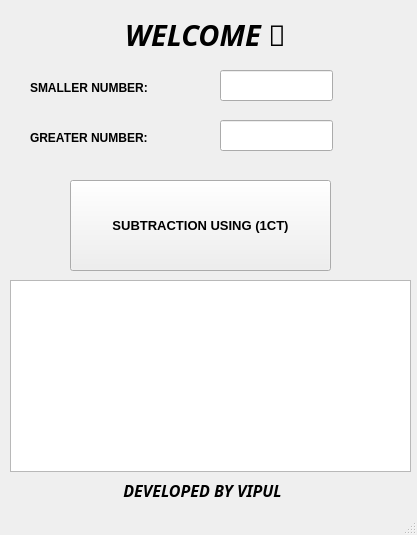
<?xml version="1.0" encoding="UTF-8"?>
<ui version="4.0">
 <class>MainWindow</class>
 <widget class="QMainWindow" name="MainWindow">
  <property name="geometry">
   <rect>
    <x>0</x>
    <y>0</y>
    <width>417</width>
    <height>535</height>
   </rect>
  </property>
  <property name="minimumSize">
   <size>
    <width>417</width>
    <height>535</height>
   </size>
  </property>
  <property name="maximumSize">
   <size>
    <width>417</width>
    <height>535</height>
   </size>
  </property>
  <property name="font">
   <font>
    <family>MS Shell Dlg 2</family>
   </font>
  </property>
  <property name="windowTitle">
   <string>VD</string>
  </property>
  <property name="iconSize">
   <size>
    <width>30</width>
    <height>30</height>
   </size>
  </property>
  <widget class="QWidget" name="centralwidget">
   <widget class="QLabel" name="label">
    <property name="geometry">
     <rect>
      <x>30</x>
      <y>80</y>
      <width>151</width>
      <height>16</height>
     </rect>
    </property>
    <property name="font">
     <font>
      <pointsize>9</pointsize>
      <weight>75</weight>
      <italic>false</italic>
      <bold>true</bold>
     </font>
    </property>
    <property name="text">
     <string>SMALLER NUMBER:</string>
    </property>
   </widget>
   <widget class="QLabel" name="label_2">
    <property name="geometry">
     <rect>
      <x>30</x>
      <y>130</y>
      <width>151</width>
      <height>16</height>
     </rect>
    </property>
    <property name="font">
     <font>
      <pointsize>9</pointsize>
      <weight>75</weight>
      <bold>true</bold>
     </font>
    </property>
    <property name="text">
     <string>GREATER NUMBER:</string>
    </property>
   </widget>
   <widget class="QLabel" name="label_3">
    <property name="geometry">
     <rect>
      <x>0</x>
      <y>470</y>
      <width>401</width>
      <height>41</height>
     </rect>
    </property>
    <property name="font">
     <font>
      <family>Calisto MT</family>
      <pointsize>12</pointsize>
      <weight>75</weight>
      <italic>true</italic>
      <bold>true</bold>
     </font>
    </property>
    <property name="text">
     <string> DEVELOPED BY VIPUL</string>
    </property>
    <property name="alignment">
     <set>Qt::AlignCenter</set>
    </property>
   </widget>
   <widget class="QPushButton" name="pushButton">
    <property name="geometry">
     <rect>
      <x>70</x>
      <y>180</y>
      <width>261</width>
      <height>91</height>
     </rect>
    </property>
    <property name="font">
     <font>
      <pointsize>10</pointsize>
      <weight>75</weight>
      <bold>true</bold>
     </font>
    </property>
    <property name="text">
     <string>SUBTRACTION USING (1CT)</string>
    </property>
   </widget>
   <widget class="QLineEdit" name="lineEdit1">
    <property name="geometry">
     <rect>
      <x>220</x>
      <y>70</y>
      <width>113</width>
      <height>31</height>
     </rect>
    </property>
   </widget>
   <widget class="QLineEdit" name="lineEdit2">
    <property name="geometry">
     <rect>
      <x>220</x>
      <y>120</y>
      <width>113</width>
      <height>31</height>
     </rect>
    </property>
   </widget>
   <widget class="QTextBrowser" name="tb">
    <property name="geometry">
     <rect>
      <x>10</x>
      <y>280</y>
      <width>401</width>
      <height>192</height>
     </rect>
    </property>
   </widget>
   <widget class="QLabel" name="label_4">
    <property name="geometry">
     <rect>
      <x>10</x>
      <y>9</y>
      <width>391</width>
      <height>51</height>
     </rect>
    </property>
    <property name="font">
     <font>
      <family>Baskerville Old Face</family>
      <pointsize>22</pointsize>
      <weight>75</weight>
      <italic>true</italic>
      <bold>true</bold>
      <underline>false</underline>
      <kerning>true</kerning>
     </font>
    </property>
    <property name="text">
     <string>WELCOME 👀</string>
    </property>
    <property name="alignment">
     <set>Qt::AlignCenter</set>
    </property>
   </widget>
  </widget>
  <widget class="QStatusBar" name="statusbar"/>
 </widget>
 <resources/>
 <connections/>
</ui>
